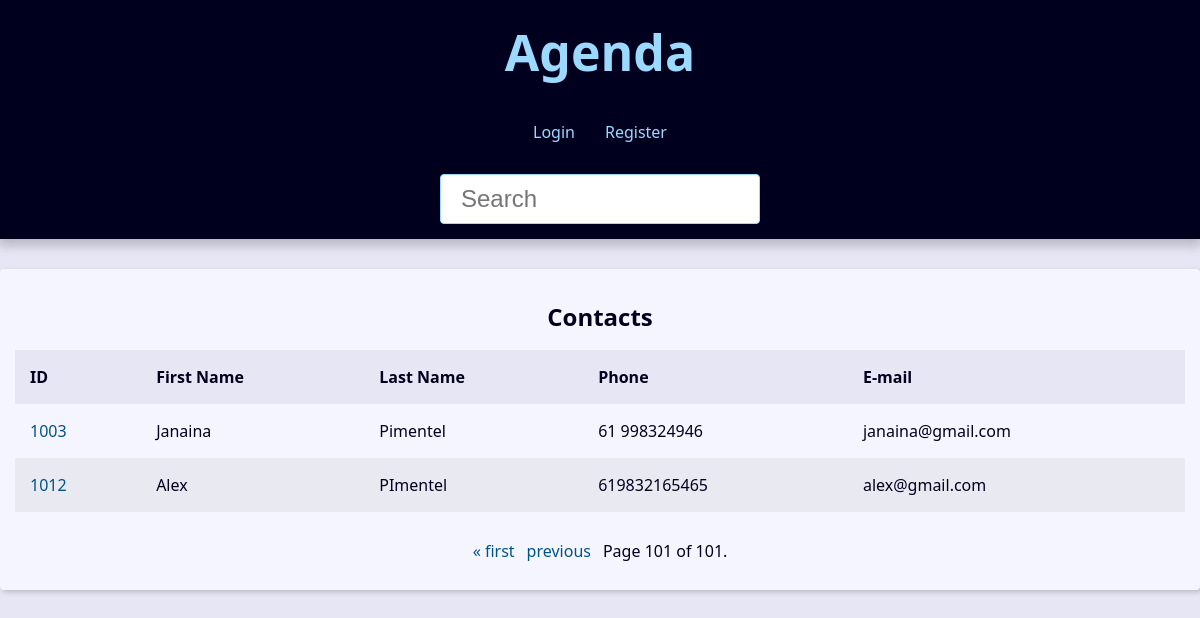
Page /?page=101&q= on the earlier database version.
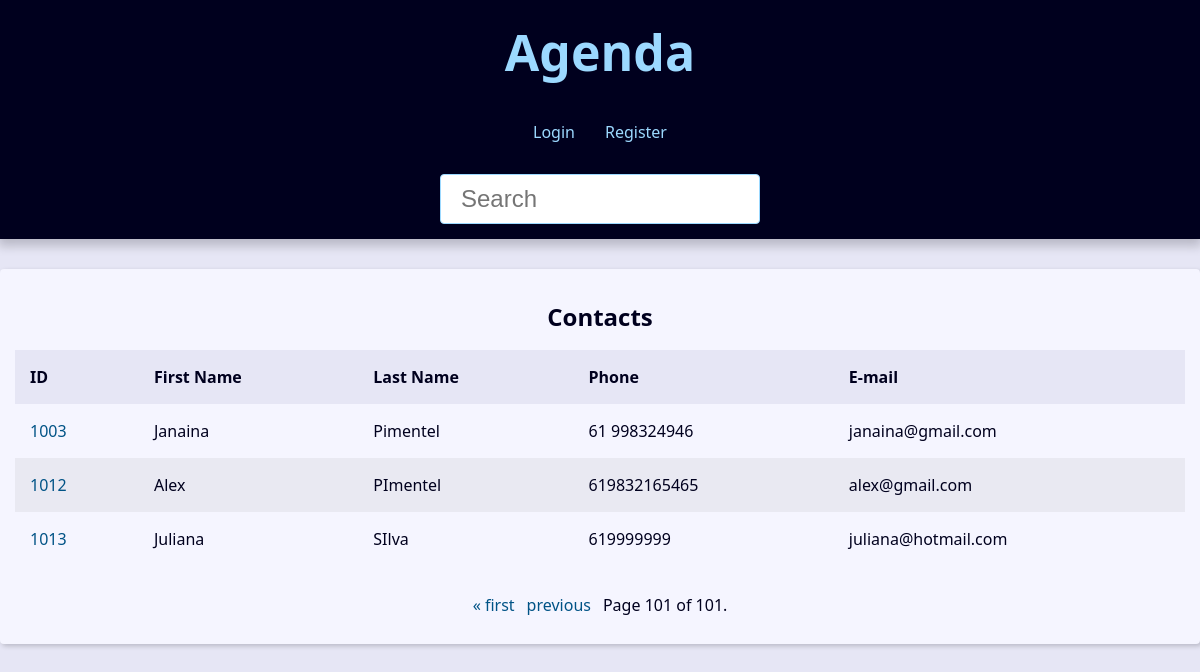
Same page on the later database version.
### contact/models.py (models this page shows, shortened)
class Contact(models.Model):
    first_name = models.CharField(max_length=50)
    last_name = models.CharField(max_length=50, blank=True)
    phone = models.CharField(max_length=50)
    email = models.EmailField(max_length=254, blank=True)
    created_date = models.DateTimeField(default=timezone.now)
    description = models.TextField(blank=True)
    show = models.BooleanField(default=True)
    picture = models.ImageField(blank=True, upload_to='pictures/%Y/%m')
    category = models.ForeignKey(Category, on_delete=models.SET_NULL, blank=True, null=True)
    owner = models.ForeignKey(User, on_delete=models.SET_NULL, blank=True, null=True)

### contact/views/contact_views.py (the view)
# urls.py: path('', views.index, name='index'),
def index(request):
    contacts = Contact.objects \
        .filter(show=True)\
        .order_by('id')
    paginator = Paginator(contacts, 10)
    page_number = request.GET.get('page')
    page_obj = paginator.get_page(page_number)
    context = {
        'page_obj': page_obj,
        'site_title': 'Contatos - '
    }
    return render(
        request,
        'contact/index.html',
        context
    )

### contact/templates/contact/index.html
{% extends 'global/base.html' %}
{% block content %}
{% if page_obj %}
  <div class="responsive-table">
    <table class="contacts-table">
      <caption class="table-caption ">
        Contacts
      </caption>
      <thead>
        <tr class="table-row table-row-header">
          <th class="table-header">ID</th>
          <th class="table-header">First Name</th>
          <th class="table-header">Last Name</th>
          <th class="table-header">Phone</th>
          <th class="table-header">E-mail</th>
        </tr>
      </thead>
      <tbody>
        {% for contact in page_obj %}
          <tr class="table-row">
            <td class="table-cel">
              <a
                class="table-link"
                href="{% url 'contact:contact' contact.id %}"
              >
                {{ contact.id }}
              </a>
            </td>
            <td class="table-cel">
              {{ contact.first_name }}
            </td>
            <td class="table-cel">
              {{ contact.last_name }}
            </td>
            <td class="table-cel">
              {{ contact.phone }}
            </td>
            <td class="table-cel">
              {{ contact.email }}
            </td>
          </tr>
        {% endfor %}
      </tbody>
    </table>
  </div>
{% else %}
<div class="single-contact">
  <h1 class="single-contact-name">
    Nenhum contato encontrado.
  </h1>
</div>
{% endif %}
{% endblock content %}

Differences in the rows shown:
added Contact: id "1013", first_name "Juliana", last_name "SIlva", phone "619999999", email "juliana@hotmail.com"
